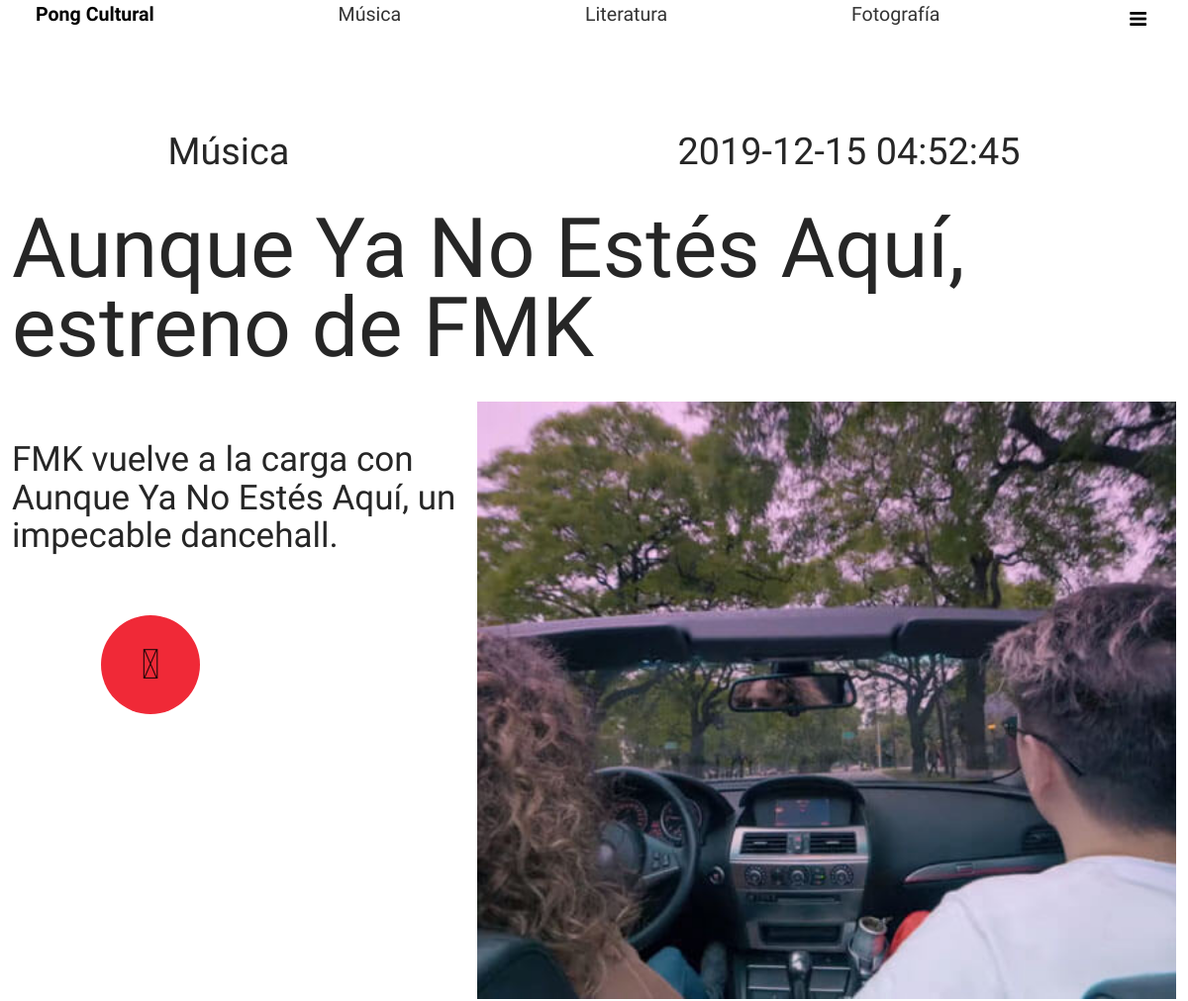
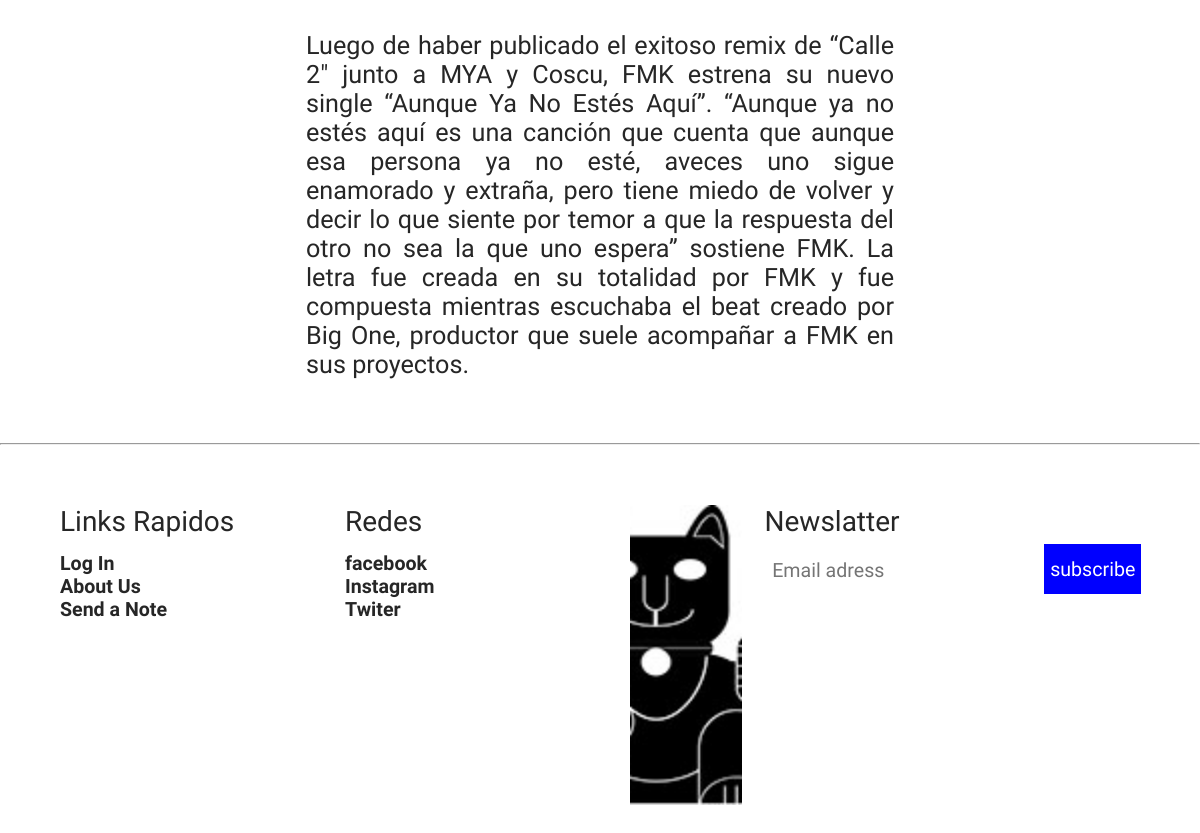
The app's page /noticia.php?id=40 with its own data (2 pictures, top to bottom).
### tables this page shows
CREATE TABLE `noticia` (
  `id` int(10) unsigned NOT NULL AUTO_INCREMENT,
  `titulo` varchar(80) NOT NULL,
  `subtitulo` varchar(140) NOT NULL,
  `contenido` text NOT NULL,
  `img_1` varchar(100) NOT NULL,
  `img_2` varchar(100) DEFAULT NULL,
  `fecha` datetime NOT NULL,
  `autor` int(10) unsigned NOT NULL,
  `seccion` int(10) unsigned NOT NULL,
  `activo` bit(1) NOT NULL,
  `vistos` int(11) NOT NULL,
  PRIMARY KEY (`id`),
  UNIQUE KEY `titulo` (`titulo`,`img_1`),
  KEY `autores` (`autor`),
  KEY `secciones` (`seccion`),
  CONSTRAINT `autores` FOREIGN KEY (`autor`) REFERENCES `registro` (`id`),
  CONSTRAINT `secciones` FOREIGN KEY (`seccion`) REFERENCES `seccion` (`id`)
);

### noticia.php (the view, shortened to what this page needs)
<?php
    $id=$_GET['id'];
?>
<!DOCTYPE html>
<html lang="es" id="html">
<head>
    <link rel="stylesheet" href="estilosnoticia.css">
    <link rel="stylesheet" href="estiloshome.css">
    <link rel="stylesheet" href="animate.css">
    <link rel="stylesheet" href="https://stackpath.bootstrapcdn.com/font-awesome/4.7.0/css/font-awesome.min.css">
</head>
<body>
    <nav>
        <div>
            <ul>
                <li><a href="index.php"><b>Pong Cultural</b></a></li>
                <li class="secciones"><a href="">Música</a></li>
                <li class="secciones"><a href="">Literatura</a></li>
                <li class="secciones"><a href="">Fotografía</a></li>
                <li>
                    <label>
                        <button onClick="mostrarmenu()"></button>
                    </label>
                </li>
            </ul>
        </div>
    </nav>
    <main class="contenedor-noticia">
<?php
     include "configuracion_pongcultural.php";
    $sql = "select * from noticia where id=$id";
    $rta = mysqli_query($conexion, $sql);
?>
<?php
    $fila = mysqli_fetch_array($rta);
?>
        <section class="bloque-superior">
            <div class="seccion-fecha">
                <div class="seccion">
                    <a href=""><h2>Música</h2></a>
                </div>
                <div class="fecha">
                    <h2><?php
                                echo $fila['fecha'];
                                ?></h2>
                </div>
            </div>
            <div class="titulo-noticia-individual">
                <h3>
                    <?php
                        echo $fila['titulo'];
                    ?>
                </h3>
            </div>
            <div class="img-subtitulo">
                <div class="subtitulo-noticia-individual">
                    <p>
                                <?php
                                echo $fila['subtitulo'];
                                ?>
                    </p>
                    <div class="boton-conocer">
                            <button><i class="fa fa-share-alt fa-2x"></i></button>
                            <div class="invisible"></div>
                    </div>
                </div>
                <div class="img-noticia-individual">
                    <img class="img-noticia-main" width="100%" src="<?php echo $fila['img_1']; ?>" alt="<?php $fila['titulo']; ?>">
                </div>
            </div>
        </section>
        <section class="bloque-inferior">
            <div class="contenedor-texto">
                <div class="texto-1">
                    <p class="parrafo-noticia"><?php echo $fila['contenido']; ?></p>
                </div>
            </div>
        </section>
    </main>
<br>
<br>
<hr>
    <footer>
        <div class="foot-div-1">
                <h3>Links Rapidos</h3>
                <ul>
                    <li><a href="#">Log In</a></li>
                    <li><a href="#">About Us</a></li>
                    <li><a href="">Send a Note</a></li>
                </ul>
        </div>
        <div class="foot-div-2">
                <h3>Redes</h3>
                <ul>
                    <li><a href="#">facebook</a></li>
                    <li><a href="#">Instagram</a></li>
                    <li><a href="#">Twiter</a></li>
                </ul>
        </div>
        <div class="foot-div-3">
        </div>
        <div class="foot-div-4">
            <h3>Newslatter</h3>
            <div>
                    <input type="text" placeholder="Email adress" name="mail" required>
                    <input class="boton-submit" type="submit" value="subscribe">
            </div>
        </div>
    </footer>
</body>
</html>

### estilosnoticia.css (style rules this page uses)
.contenedor-noticia { margin: 0 1%; }
.seccion-fecha { display: flex; justify-content: space-around; margin-top: 100px; }
.seccion-fecha .seccion a { text-decoration: none; }
.seccion-fecha .seccion a h2 { font-size: 2.7em; font-weight: 500; width: 200px; }
.seccion-fecha .fecha h2 { font-size: 2.7em; font-weight: 500; }
.titulo-noticia-individual h3 { font-size: 6em; margin: 5px 0; font-weight: 500; line-height: 0.95em; display: block; }
.img-subtitulo { display: flex; }
.img-subtitulo .subtitulo-noticia-individual { flex: 40%; display: flex; flex-direction: column; }
.img-subtitulo .subtitulo-noticia-individual p { font-size: 2.5em; line-height: 1.1em; margin-top: 70px; margin-right: 2%; }
.img-subtitulo .img-noticia-individual { flex: 60%; margin-top: 30px; }
.img-subtitulo .img-noticia-individual .img-noticia-main { width: 100%; }
.boton-conocer button { width: 100px !important; height: 100px !important; background: rgb(240, 41, 55) !important; margin-top: 25px !important; }
.contenedor-texto { margin: 0 25%; }
.bloque-inferior { margin-top: 30px; }
.contenedor-texto .parrafo-noticia { font-size: 1.8em; text-align: justify; }

### estiloshome.css (style rules this page uses)
* { font-size: 14px; font-family: 'Darker Grotesque', sans-serif !important; color: rgba(0, 0, 0, 0.85); }
html { overflow-x: hidden !important; }
body { margin: 0; }
nav div ul li button { background: transparent; border: 0; margin-top: 5px; cursor: pointer; }
nav div ul li button::before { background: transparent; border: 0; content: "\f0c9"; font-family: FontAwesome; font-style: normal; font-size: 1.4em; color: black; }
nav div ul li a b { text-decoration: none; color: black; font-size: 1em; }
nav div ul li a { text-decoration: none; color: rgba(0, 0, 0, 0.8); font-size: 1.4em; font-weight: 500; }
nav div ul li { list-style: none; }
nav div ul { padding: 0; display: flex; justify-content: space-between; margin-top: 3px; margin-bottom: 5px; }
nav div { display: block; margin: 0 3%; }
nav { margin-bottom: 20px; position: fixed; top: 0; width: 100%; z-index: 4; background: rgba(255, 255, 255, 0.9); }
.boton-conocer { display: flex; justify-content: space-around; height: 190px; }
.boton-conocer button { background: #4858ef; color: white; font-weight: 600; width: 190px; height: 190px; border-radius: 50%; font-size: 1.5em; border: 0; cursor: pointer; transition: 1s transform, 1s font-weight, 1s font-size; }
.invisible { width: 10px; background: transparent; }
main { margin-top: 100px; }
footer { display: flex; flex-direction: row; height: 300px; margin-top: 5%; margin-left: 5%; margin-bottom: 5%; }
footer h3 { font-size: 1.5em; margin: 0%; }
footer div { width: 25%; }
footer li { list-style:none; }
footer ul { padding: 0%; }
footer h3 { font-size: 2em; font-weight: lighter; }
footer li a { font-size: 1.4em; font-weight: bold; text-decoration: none; }
footer .foot-div-3 { background-image: url(imagenes/logopongweb.jpg); background-size: cover; background-position: center; background-repeat: no-repeat; width: 9.8%; background-color: rgb(116, 114, 114); padding: 0%; }
footer .foot-div-4 { margin-left: 2%; }
footer .foot-div-4 div { margin: 2%; display: flex; flex-direction: row; }
footer .boton-submit { border: 0px; background-color: blue; color: white; }
footer input { font-size: 1.4em; width: 300px; height: 50px; border: 0px; }

### records on screen
noticia: fecha "2019-12-15 04:52:45", titulo "Aunque Ya No Estés Aquí, estreno de FMK", subtitulo "FMK vuelve a la carga con Aunque Ya No Estés Aquí, un impecable dancehall.", img_1 (picture), contenido "Luego de haber publicado el exitoso remix de “Calle 2\" junto a MYA y Coscu, FMK estrena su nuevo single “Aunque Ya No Estés Aquí”. “Aunque ya no estés aquí es una canción que cuenta que aunque esa persona ya no esté, aveces uno sigue enamorado y extraña, pero tiene miedo de volver y decir lo que siente por temor a que la respuesta del otro no sea la que uno espera” sostiene FMK. La letra fue creada en su totalidad por FMK y fue compuesta mientras escuchaba el beat creado por Big One, productor que suele acompañar a FMK en sus proyectos."
